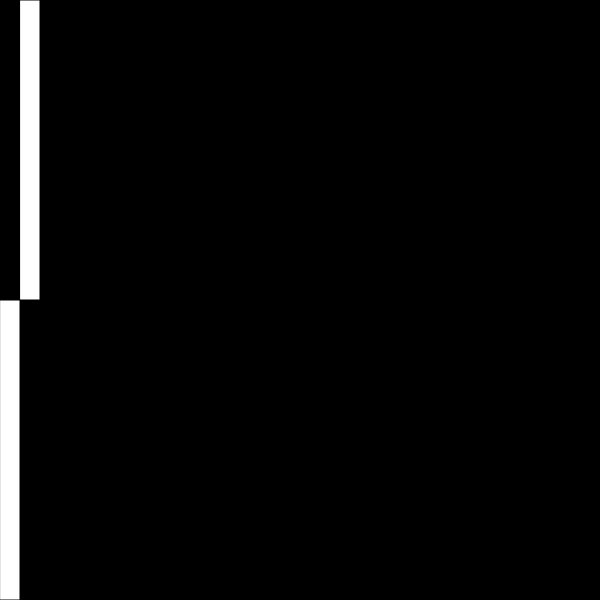
Frame 1 (no input)
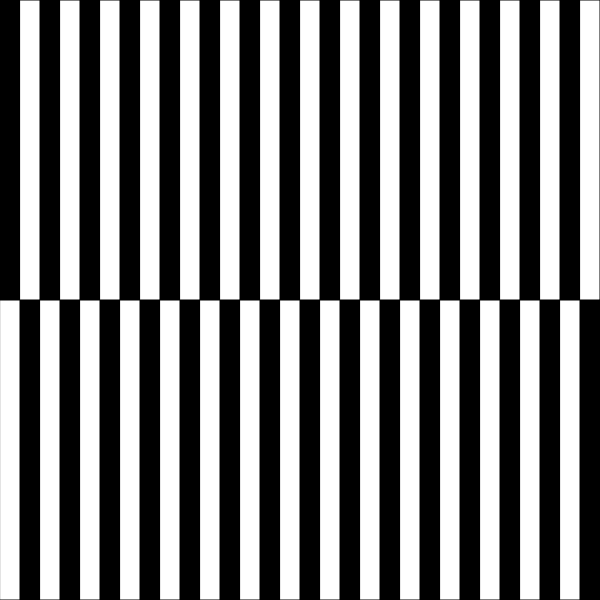
Frame 60 (no input)
Frame 120 (the mouse pressed at the canvas centre since frame 60): identical to frame 60, image omitted

The p5.js sketch that drew these frames (run headless with seeded random() and noise() and a simulated clock; from frame 60 on, the mouse is pressed at the canvas centre):

// p5.js sketch
// ── sketch.js
/**
 * Kevin's comments: see below. 
 */

//while techncally correct, you should declare and assign values to your
//variables on one line like this:
//var a = 20, b=0;
// or another way of writing this would be:
// var a=20;
// var b=0;
var a,b;
a=20; b=0;

function setup() {
  createCanvas(600,600);
  background(0);
}

function draw() {
  
  fill(255);

  rect(a,0,20,300);
  //another way to add asign values is:
  // a += 40;
  a=a+40;
  rect(b,300,20,300);
  b=b+40;
  
  
}
